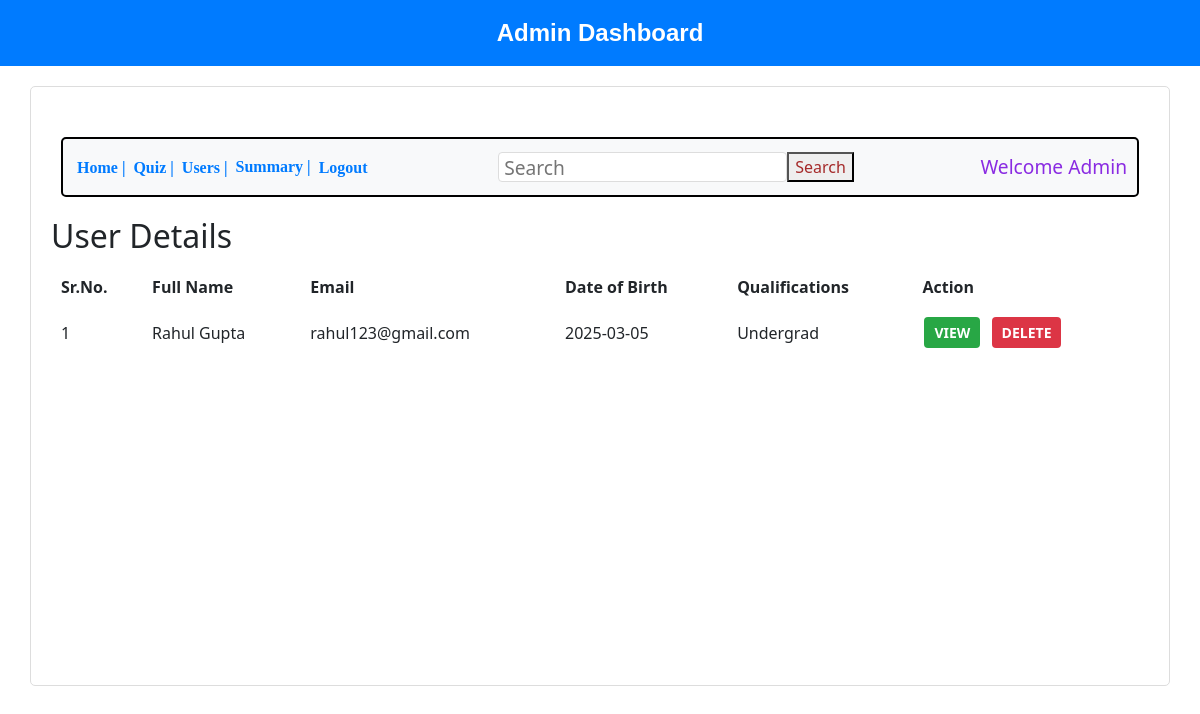
/show_user, run on the app's committed database.
### backend/models.py (models this page shows)
class User(db.Model):
    __tablename__ = "user_info"
    id = db.Column(db.Integer, primary_key=True)
    email = db.Column(db.String, unique=True, nullable=False)
    pwd = db.Column(db.String, nullable=False)
    full_name = db.Column(db.String, nullable=True)
    qual = db.Column(db.String, nullable=True)
    dob = db.Column(db.String, nullable=True)
    role = db.Column(db.Integer, nullable=False, default=1)  # 0 for admin, 1 for regular user

### backend/controllers.py (the view)
@app.route("/show_user")
def show_user():
    users = User.query.filter_by(role=1).all()  # Filter for regular users (role=1)
    return render_template("show_user.html", users=users, name=request.args.get('email', 'Admin'))

### templates/show_user.html (shortened to what this page needs)
<!DOCTYPE html>
<html lang="en">
<head>
    <link rel="stylesheet" href="/static/style.css">
    <link rel="stylesheet" href="https://cdnjs.cloudflare.com/ajax/libs/bootstrap/5.3.2/css/bootstrap.min.css">
</head>
<body>
    <header class="header2">Admin Dashboard</header>
    <div class="bordertime">
        <div class="button-container">
            <a href="/admin_dash"><button class="nav-button">Home |</button></a>
            <a href="/quiz-mgmt"><button class="nav-button">Quiz |</button></a>
            <a href="/show_user"><button class="nav-button">Users |</button></a>
            <button class="nav-button">Summary |</button>
            <a href="/login"><button class="nav-button">Logout</button></a>
            <input class="search" type="search" placeholder="Search">
            <button class="searching">Search</button>
            <h4 class="text">Welcome {{ name }}</h4>
        </div>
        <h2>User Details</h2>
        {% if users %}
            <table class="subject-table">
                <thead>
                    <tr>
                        <th>Sr.No.</th>
                        <th>Full Name</th>
                        <th>Email</th>
                        <th>Date of Birth</th>
                        <th>Qualifications</th>
                        <th>Action</th>
                    </tr>
                </thead>
                <tbody>
                    {% for user in users %}
                        <tr>
                            <td>{{ loop.index }}</td>
                            <td>{{ user.full_name }}</td>
                            <td>{{ user.email }}</td>
                            <td>{{ user.dob }}</td>
                            <td>{{ user.qual }}</td>
                            <td>
                                <button class="action-btn show-btn" data-bs-toggle="modal"
                                        data-bs-target="#viewUserModal"
                                        data-user-id="{{ user.id }}"
                                        data-user-fullname="{{ user.full_name }}"
                                        data-user-email="{{ user.email }}"
                                        data-user-dob="{{ user.dob }}"
                                        data-user-qualifications="{{ user.qual }}">
                                    VIEW
                                </button>
                                <a href="{{ url_for('delete_user', user_id=user.id) }}"
                                   onclick="return confirm('Are you sure you want to delete this user?')">
                                    <button class="action-btn delete-btn">DELETE</button>
                                </a>
                            </td>
                        </tr>
                    {% endfor %}
                </tbody>
            </table>
        {% else %}
            <div class="no-subjects">
                <h3>No Users available</h3>
            </div>
        {% endif %}
    </div>
</body>
</html>

### static/style.css (style rules this page uses)
table { width: 100%; border-collapse: collapse; }
th, td { text-align: left; padding: 8px; }
th { font-weight: bold; text-align: center; }
.bordertime { border: 2px solid black; border-radius: 20px; height: 600px; }
.button-container { padding-left: 20px; display: flex; align-items: center; border: 2px solid black; height: 60px; border-radius: 10px; border-radius: 20px; margin-top: 30px; margin-left: 10px; margin-right: 10px; }
.nav-button { background-color: transparent; text-align: center; display: inline-block; font-size: 16px; cursor: pointer; margin: 0%; padding: 0px 4px; border: none; color: green; font-family: cursive; }
.search { font-size: larger; margin-left: 200px; padding: 0px 50px; height: 30px; }
.searching { height: 30px; color: brown; }
.text { margin-left: 300px; font-size: larger; color: blueviolet; }
.bordertime { border: 1px solid #ddd; padding: 20px; border-radius: 5px; margin: 20px auto; width: 95%; }
.header2 { background-color: #007bff; color: white; text-align: center; padding: 15px; font-size: 24px; font-weight: bold; }
.button-container { display: flex; align-items: center; margin-bottom: 20px; padding: 10px; background-color: #f8f9fa; border-radius: 5px; }
.nav-button { background: none; border: none; color: #007bff; cursor: pointer; font-weight: bold; }
.text { margin-left: auto; margin-bottom: 0; }
.search { margin-left: auto; padding: 5px; border-radius: 4px; border: 1px solid #ddd; }
.action-btn { margin: 2px; padding: 6px 12px; border: none; border-radius: 4px; cursor: pointer; }
.show-btn { background-color: #28a745; color: white; }
.delete-btn { background-color: #dc3545; color: white; }
body { font-family: 'Segoe UI', Tahoma, Geneva, Verdana, sans-serif; background-color: #f4f6f8; color: #333; margin: 0; padding: 0; }
h1, h2, h3 { color: #222; }
a { text-decoration: none; color: #007bff; }
.header2 { padding: 20px; background-color: white; color: black; text-align: center; font-size: xx-large; font-family: Verdana, Geneva, Tahoma, sans-serif; }
.action-btn { padding: 6px 12px; border-radius: 5px; font-size: 14px; cursor: pointer; }
.delete-btn { background-color: #dc3545; color: #fff; }
.action-btn { padding: 5px 10px; border: none; border-radius: 4px; cursor: pointer; margin-right: 5px; font-weight: bold; }
table { margin-top: 10px; width: 100%; border-collapse: collapse; border: 2px solid black; border-radius: 10px; overflow: hidden; }
th, td { padding: 10px; text-align: left; }
body { font-family: Arial, sans-serif; text-align: center; background-color: #f8f8f8; }

### data on the page
User: full_name "Rahul Gupta", email "rahul123@gmail.com", dob "2025-03-05", qual "Undergrad"

### other printed values
{{ name }} "Admin"
